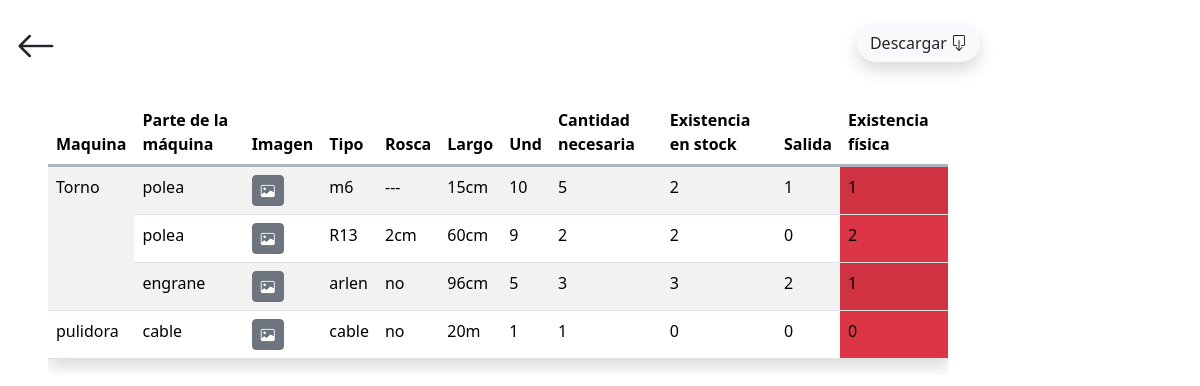
/repuesto/tabla_repuesto_general/, run on the app's committed database.
### app/mUP_repuesto/models.py (models this page shows, shortened)
class Maquina(models.Model):
    nombre = models.CharField(max_length=100, null=False, blank=False)
    class Meta:
        indexes = [
            models.Index(fields=['nombre']),
        ]

class Inventario(models.Model):
    parte = models.ForeignKey(Parte, on_delete=models.CASCADE)
    tipo = models.CharField(max_length=50, null=False, blank=False, default="")
    rosca = models.CharField(max_length=50, null=False, blank=False, default="")
    largo = models.CharField(max_length=50, null=False, blank=False, default="")
    und = models.CharField(max_length=50, null=False, blank=False, default="")
    cantidad_necesaria = models.IntegerField(null=False, blank=False)
    existencia_stock = models.IntegerField(null=False, blank=False)
    salida = models.IntegerField(null=False, blank=False)
    class Meta:
        indexes = [
            models.Index(fields=['parte']),
        ]
    def existencia_fisica(self):
        cantidad_existencia_fisica = self.existencia_stock - self.salida
        return cantidad_existencia_fisica

class Parte(models.Model):
    maquina = models.ForeignKey(Maquina, on_delete=models.CASCADE)
    nombre = models.CharField(max_length=50, null=False, blank=False)
    image = models.ImageField(upload_to="repuesto/image", null=False, blank=False, default=None)
    class Meta:
        indexes = [
            models.Index(fields=['nombre']),
            models.Index(fields=['maquina']),
        ]

### app/mUP_repuesto/views.py (the view)
# urls.py: path('tabla_repuesto_general/', views.tabla_general, name='tabla_general'),
def tabla_general(request):
    inventarios = Inventario.objects.all()
    context = {
        'inventarios': inventarios,
    }
    return render(request, 'mUP_repuesto/tabla.html', context)

### templates/mUP_repuesto/tabla.html (shortened to what this page needs)
{% extends "layout/base.html" %}
{% block 'content' %}
<div class="container">
    <div class="d-flex p-3 justify-content-between">
        <a class="text-decoration-none text-dark flecha-atras" href="{% url "repuesto_maquina" %}">
            <i class="bi bi-arrow-left fs-1"></i>
        </a>
        <div class="pt-2 me-3 me-md-0">
            <button type="button" class="btn bg-body-tertiary shadow rounded-pill" onclick="location.href='{% url 'descargar_excel_general' %}'">
                Descargar <i class="bi bi-box-arrow-down"></i>
            </button>
        </div>
    </div>
    <div class="mt-2 ps-5 pe-5">
        <div class="table-responsive">
        <table class="table table-striped shadow">
            <thead>
                <tr class="border border-end-0 border-start-0 border-top-0 border-3 border-dark-subtle">
                    <th>Maquina</th>
                    <th>Parte de la máquina</th>
                    <th>Imagen</th>
                    <th>Tipo</th>
                    <th>Rosca</th>
                    <th>Largo</th>
                    <th>Und</th>
                    <th>Cantidad necesaria</th>
                    <th>Existencia en stock</th>
                    <th>Salida</th>
                    <th>Existencia física</th>
                </tr>
            </thead>
            <tbody>
                {% regroup inventarios by parte.maquina.nombre as maquina_list %}
                {% for maquina in maquina_list %}
                    <tr>
                        <td rowspan="{{ maquina.list|length }}">{{ maquina.grouper }}</td>
                        {% for inventario in maquina.list %}
                            <td>{{ inventario.parte.nombre }}</td>
                            <td>
                                <button type="button" class="btn btn-secondary btn-sm imagen" data-bs-toggle="modal" data-bs-target="#exampleModal{{ inventario.parte.id }}">
                                    <i class="bi bi-image"></i>
                                </button>
                            </td>
                            <td>{{ inventario.tipo }}</td>
                            <td>{{ inventario.rosca }}</td>
                            <td>{{ inventario.largo }}</td>
                            <td>{{ inventario.und }}</td>
                            <td>{{ inventario.cantidad_necesaria }}</td>
                            <td>{{ inventario.existencia_stock }}</td>
                            <td>{{ inventario.salida }}</td>
                            {% if inventario.existencia_fisica <= 2 %}
                                <td class="bg-danger">{{ inventario.existencia_fisica }}</td>
                            {% else %}
                                <td class="">{{ inventario.existencia_fisica }}</td>
                            {% endif %}
                        </tr>
                        {% endfor %}
                {% endfor %}
            </tbody>
        </table>
        </div>
    </div>
</div>
{% endblock %}

### static/css/style.css (style rules this page uses)
:root { --color-primary: #6c757d; --color-secondary: #212529; --color-tertiary: #f8f9fa; --body: #ffffff; --footer: #aaadaf; }
* { margin: 0; padding: 0; box-sizing: border-box; }
body { background-color: var(--body); }

### data on the page
Maquina: grouper "Torno"
Inventario: parte.nombre "polea", tipo "m6", rosca "---", largo "15cm", und "10", cantidad_necesaria "5", existencia_stock "2", salida "1", existencia_fisica "1"
Inventario: parte.nombre "polea", tipo "R13", rosca "2cm", largo "60cm", und "9", cantidad_necesaria "2", existencia_stock "2", salida "0", existencia_fisica "2"
Inventario: parte.nombre "engrane", tipo "arlen", rosca "no", largo "96cm", und "5", cantidad_necesaria "3", existencia_stock "3", salida "2", existencia_fisica "1"
Maquina: grouper "pulidora"
Inventario: parte.nombre "cable", tipo "cable", rosca "no", largo "20m", und "1", cantidad_necesaria "1", existencia_stock "0", salida "0", existencia_fisica "0"
